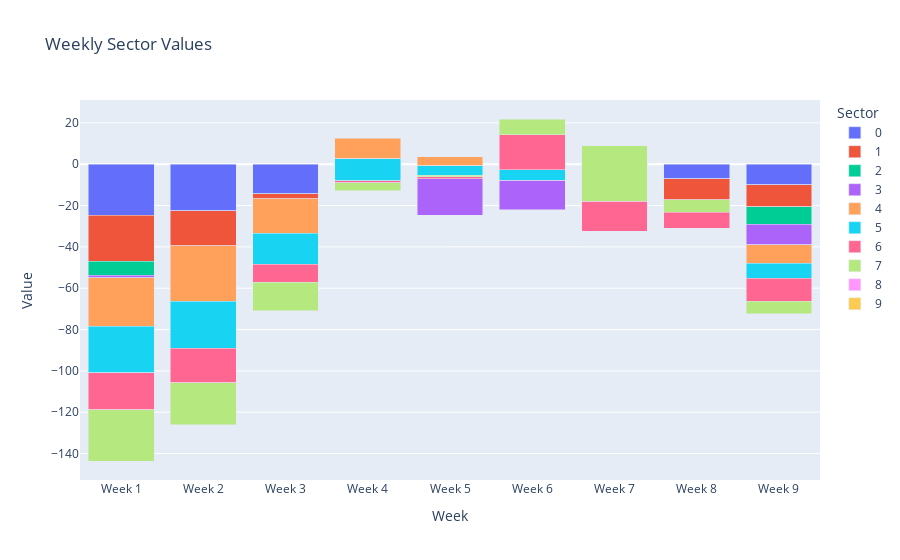

Notebook cell for this chart:
### Code cell
fig = px.bar(df_melted, 
             x='Week', 
             y='Value', 
             color='Sector', 
             title='Weekly Sector Values', 
             labels={'Value': 'Value', 'Week': 'Week'}, 
             height=600, 
             barmode='stack')

# Show the plot
fig.show()

### Figure 1 — Plotly figure (JSON) as saved in the notebook; plotly's stock layout.template omitted (floating-point values rounded to 4 significant figures)
{"data": [{"alignmentgroup": "True", "hovertemplate": "Sector=0<br>Week=%{x}<br>Value=%{y}<extra></extra>", "legendgroup": "0", "marker": {"color": "#636efa", "pattern": {"shape": ""}}, "name": "0", "offsetgroup": "0", "orientation": "v", "showlegend": true, "textposition": "auto", "type": "bar", "x": ["Week 1", "Week 2", "Week 3", "Week 4", "Week 5", "Week 6", "Week 7", "Week 8", "Week 9"], "xaxis": "x", "y": [-24.68, -22.54, -14.41, 0.3, -5.05, -4.61, -7.32, -7.1, -9.84], "yaxis": "y"}, {"alignmentgroup": "True", "hovertemplate": "Sector=1<br>Week=%{x}<br>Value=%{y}<extra></extra>", "legendgroup": "1", "marker": {"color": "#EF553B", "pattern": {"shape": ""}}, "name": "1", "offsetgroup": "1", "orientation": "v", "showlegend": true, "textposition": "auto", "type": "bar", "x": ["Week 1", "Week 2", "Week 3", "Week 4", "Week 5", "Week 6", "Week 7", "Week 8", "Week 9"], "xaxis": "x", "y": [-22.37, -18.04, -19.69, -9.47, -12.78, -12.99, -13.49, -10.65, -10.67], "yaxis": "y"}, {"alignmentgroup": "True", "hovertemplate": "Sector=2<br>Week=%{x}<br>Value=%{y}<extra></extra>", "legendgroup": "2", "marker": {"color": "#00cc96", "pattern": {"shape": ""}}, "name": "2", "offsetgroup": "2", "orientation": "v", "showlegend": true, "textposition": "auto", "type": "bar", "x": ["Week 1", "Week 2", "Week 3", "Week 4", "Week 5", "Week 6", "Week 7", "Week 8", "Week 9"], "xaxis": "x", "y": [-6.64, -8.39, -4.22, 0.89, -6.86, -4.42, -7.56, -6.24, -8.6], "yaxis": "y"}, {"alignmentgroup": "True", "hovertemplate": "Sector=3<br>Week=%{x}<br>Value=%{y}<extra></extra>", "legendgroup": "3", "marker": {"color": "#ab63fa", "pattern": {"shape": ""}}, "name": "3", "offsetgroup": "3", "orientation": "v", "showlegend": true, "textposition": "auto", "type": "bar", "x": ["Week 1", "Week 2", "Week 3", "Week 4", "Week 5", "Week 6", "Week 7", "Week 8", "Week 9"], "xaxis": "x", "y": [-1.19, 9.41, 21.57, 20.88, 28.26, 19.52, 6.3, 2.86, -9.95], "yaxis": "y"}, {"alignmentgroup": "True", "hovertemplate": "Sector=4<br>Week=%{x}<br>Value=%{y}<extra></extra>", "legendgroup": "4", "marker": {"color": "#FFA15A", "pattern": {"shape": ""}}, "name": "4", "offsetgroup": "4", "orientation": "v", "showlegend": true, "textposition": "auto", "type": "bar", "x": ["Week 1", "Week 2", "Week 3", "Week 4", "Week 5", "Week 6", "Week 7", "Week 8", "Week 9"], "xaxis": "x", "y": [-23.42, -26.82, -16.77, -9.9, -4.28, -5.21, -5.62, -7.2, -8.81], "yaxis": "y"}, {"alignmentgroup": "True", "hovertemplate": "Sector=5<br>Week=%{x}<br>Value=%{y}<extra></extra>", "legendgroup": "5", "marker": {"color": "#19d3f3", "pattern": {"shape": ""}}, "name": "5", "offsetgroup": "5", "orientation": "v", "showlegend": true, "textposition": "auto", "type": "bar", "x": ["Week 1", "Week 2", "Week 3", "Week 4", "Week 5", "Week 6", "Week 7", "Week 8", "Week 9"], "xaxis": "x", "y": [-22.55, -22.78, -14.84, -10.61, -6.42, 4.96, -4.65, -2.76, -7.35], "yaxis": "y"}, {"alignmentgroup": "True", "hovertemplate": "Sector=6<br>Week=%{x}<br>Value=%{y}<extra></extra>", "legendgroup": "6", "marker": {"color": "#FF6692", "pattern": {"shape": ""}}, "name": "6", "offsetgroup": "6", "orientation": "v", "showlegend": true, "textposition": "auto", "type": "bar", "x": ["Week 1", "Week 2", "Week 3", "Week 4", "Week 5", "Week 6", "Week 7", "Week 8", "Week 9"], "xaxis": "x", "y": [-18.05, -16.7, -8.7, -1.06, 1.87, 17.07, 14.51, 13.93, -10.97], "yaxis": "y"}, {"alignmentgroup": "True", "hovertemplate": "Sector=7<br>Week=%{x}<br>Value=%{y}<extra></extra>", "legendgroup": "7", "marker": {"color": "#B6E880", "pattern": {"shape": ""}}, "name": "7", "offsetgroup": "7", "orientation": "v", "showlegend": true, "textposition": "auto", "type": "bar", "x": ["Week 1", "Week 2", "Week 3", "Week 4", "Week 5", "Week 6", "Week 7", "Week 8", "Week 9"], "xaxis": "x", "y": [-24.7, -20.32, -13.84, -3.95, -0.7, 7.54, 26.8, -6.06, -6.06], "yaxis": "y"}, {"alignmentgroup": "True", "hovertemplate": "Sector=8<br>Week=%{x}<br>Value=%{y}<extra></extra>", "legendgroup": "8", "marker": {"color": "#FF97FF", "pattern": {"shape": ""}}, "name": "8", "offsetgroup": "8", "orientation": "v", "showlegend": true, "textposition": "auto", "type": "bar", "x": ["Week 1", "Week 2", "Week 3", "Week 4", "Week 5", "Week 6", "Week 7", "Week 8", "Week 9"], "xaxis": "x", "y": [null, null, null, null, null, null, null, null, null], "yaxis": "y"}, {"alignmentgroup": "True", "hovertemplate": "Sector=9<br>Week=%{x}<br>Value=%{y}<extra></extra>", "legendgroup": "9", "marker": {"color": "#FECB52", "pattern": {"shape": ""}}, "name": "9", "offsetgroup": "9", "orientation": "v", "showlegend": true, "textposition": "auto", "type": "bar", "x": ["Week 1", "Week 2", "Week 3", "Week 4", "Week 5", "Week 6", "Week 7", "Week 8", "Week 9"], "xaxis": "x", "y": [null, null, null, null, null, null, null, null, null], "yaxis": "y"}], "layout": {"autosize": true, "barmode": "stack", "legend": {"title": {"text": "Sector"}, "tracegroupgap": 0}, "title": {"text": "Weekly Sector Values"}, "xaxis": {"anchor": "y", "autorange": true, "domain": [0, 1], "range": [-0.5, 8.5], "title": {"text": "Week"}, "type": "category"}, "yaxis": {"anchor": "x", "autorange": true, "domain": [0, 1], "range": [-152.8, 31.05], "title": {"text": "Value"}, "type": "linear"}}}
